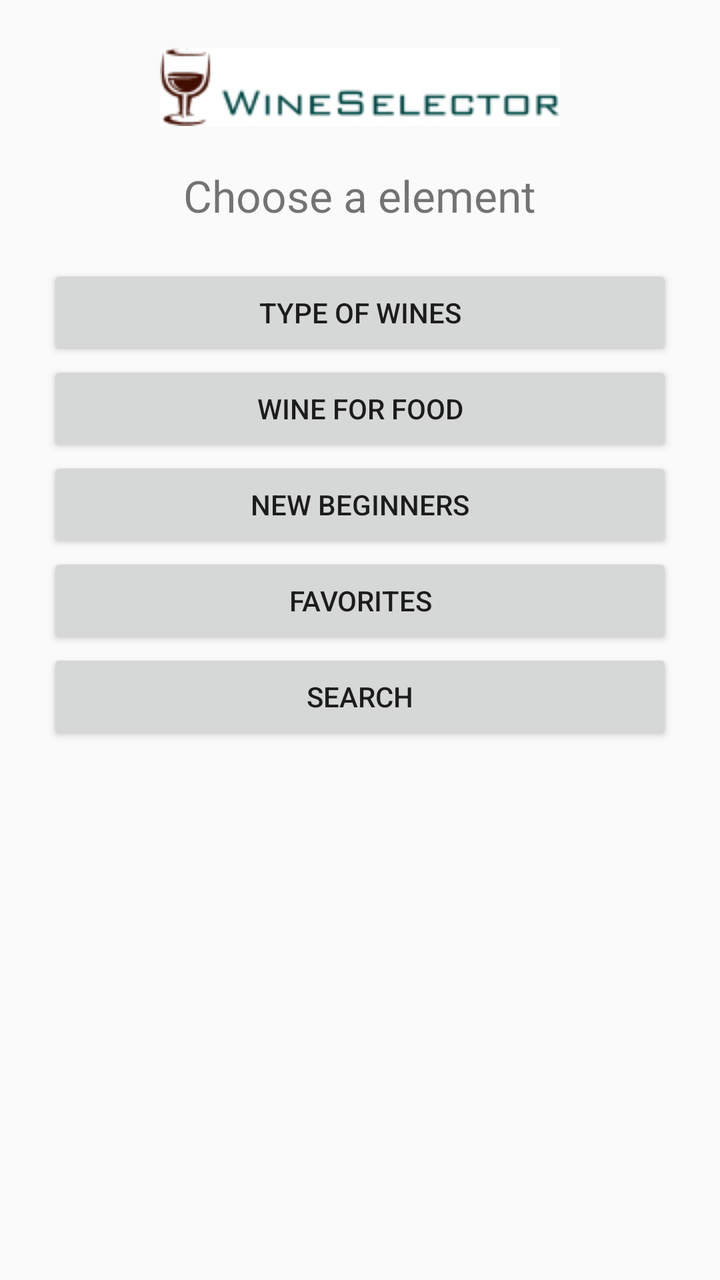
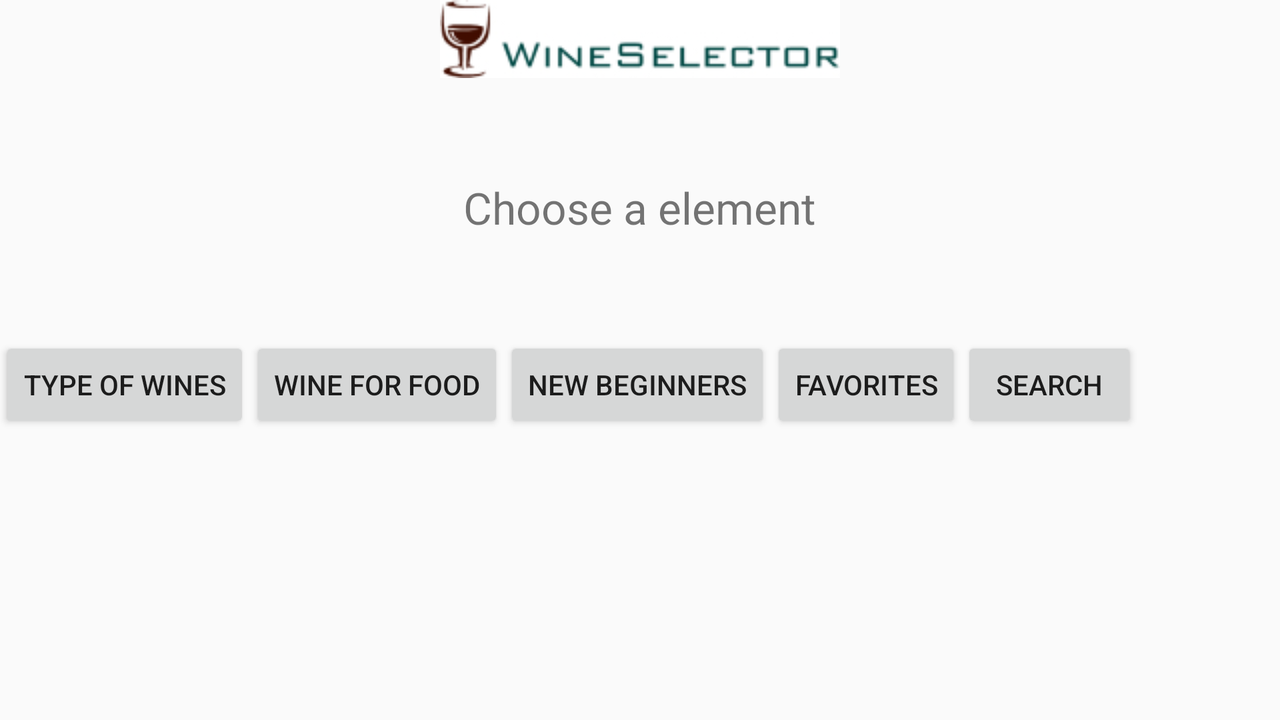

One screen, two layout resources from the same app: the default and the repository's alternative for another configuration. Each is rendered where Android would select it; the XML of both is given below.
<!-- AndroidManifest.xml: application theme AppTheme -->
<!-- res/layout/activity_elements.xml -->
<?xml version="1.0" encoding="utf-8"?>
<RelativeLayout xmlns:android="http://schemas.android.com/apk/res/android"
    xmlns:tools="http://schemas.android.com/tools"
    android:layout_width="match_parent"
    android:layout_height="match_parent"
    android:paddingBottom="@dimen/activity_vertical_margin"
    android:paddingLeft="@dimen/activity_horizontal_margin"
    android:paddingRight="@dimen/activity_horizontal_margin"
    android:paddingTop="@dimen/activity_vertical_margin"
    tools:context=".Element.ElementsActivity">

    <LinearLayout
        android:orientation="vertical"
        android:layout_width="match_parent"
        android:layout_height="wrap_content"
        android:paddingTop="24dp"
        android:paddingLeft="24dp"
        android:paddingRight="24dp">

        <ImageView
            android:id="@+id/logo"
            android:layout_width="match_parent"
            android:layout_height="wrap_content"
            android:src="@drawable/wineselector_logo"/>

        <TextView
            android:layout_gravity="center"
            android:layout_width="wrap_content"
            android:layout_height="wrap_content"
            android:text="Choose a element"
            android:textSize="22dp"
            android:paddingTop="20dp"/>

        <Button
            android:id="@+id/wineTypes"
            android:onClick="onClick"
            android:layout_width="match_parent"
            android:layout_height="wrap_content"
            android:text="Type of Wines"
            android:layout_marginTop="20dp"/>

        <Button
            android:id="@+id/food"
            android:onClick="onClick"
            android:layout_width="match_parent"
            android:layout_height="wrap_content"
            android:text="Wine for Food"/>

        <Button
            android:id="@+id/beginners"
            android:onClick="onClick"
            android:layout_width="match_parent"
            android:layout_height="wrap_content"
            android:text="New beginners"/>

        <Button
            android:id="@+id/favorites"
            android:onClick="onClick"
            android:layout_width="match_parent"
            android:layout_height="wrap_content"
            android:text="Favorites"/>

        <Button
            android:id="@+id/search"
            android:onClick="onClick"
            android:layout_width="match_parent"
            android:layout_height="wrap_content"
            android:text="Search"/>
    </LinearLayout>



</RelativeLayout>
<!-- resources referenced by this layout -->
<resources>
  <!-- drawable wineselector_logo: png bitmap (drawable, 5645 bytes) -->
  <style name="AppTheme" parent="Theme.AppCompat.Light.DarkActionBar">
          
          <item name="colorPrimary">@color/colorPrimary</item>
          <item name="colorPrimaryDark">@color/colorPrimaryDark</item>
          <item name="colorAccent">@color/colorAccent</item>
      </style>
  <color name="colorPrimary">#3F51B5</color>
  <color name="colorPrimaryDark">#303F9F</color>
  <color name="colorAccent">#FF4081</color>
</resources>
<!-- res/layout-land/activity_elements.xml (the repository's variant of the layout above) -->
<!-- drawn on the phone turned sideways -->
<?xml version="1.0" encoding="utf-8"?>
<RelativeLayout xmlns:android="http://schemas.android.com/apk/res/android"
    xmlns:tools="http://schemas.android.com/tools"
    android:layout_width="match_parent"
    android:layout_height="match_parent"
    android:paddingBottom="@dimen/activity_vertical_margin"
    android:paddingLeft="@dimen/activity_horizontal_margin"
    android:paddingRight="@dimen/activity_horizontal_margin"
    android:paddingTop="@dimen/activity_vertical_margin"
    tools:context=".Element.ElementsActivity">


        <ImageView
            android:id="@+id/logo"
            android:layout_width="match_parent"
            android:layout_height="wrap_content"
            android:layout_centerHorizontal="true"
            android:src="@drawable/wineselector_logo"/>

        <TextView
            android:id="@+id/chooseElement"
            android:layout_gravity="center"
            android:layout_width="wrap_content"
            android:layout_height="wrap_content"
            android:layout_below="@+id/logo"
            android:layout_centerHorizontal="true"
            android:text="Choose a element"
            android:textSize="22dp"
            android:paddingTop="50dp"/>

    <LinearLayout
        android:orientation="horizontal"
        android:layout_below="@+id/chooseElement"
        android:layout_width="fill_parent"
        android:layout_height="fill_parent">

        <Button
            android:id="@+id/wineTypes"
            android:onClick="onClick"
            android:layout_width="wrap_content"
            android:layout_height="wrap_content"
            android:layout_centerHorizontal="true"
            android:text="Type of Wines"
            android:layout_marginTop="50dp"/>

        <Button
            android:id="@+id/food"
            android:onClick="onClick"
            android:layout_width="wrap_content"
            android:layout_height="wrap_content"
            android:text="Wine for Food"
            android:layout_marginTop="50dp"/>

        <Button
            android:id="@+id/beginners"
            android:onClick="onClick"
            android:layout_width="wrap_content"
            android:layout_height="wrap_content"
            android:layout_centerHorizontal="true"
            android:text="New beginners"
            android:layout_marginTop="50dp"/>

        <Button
            android:id="@+id/favorites"
            android:onClick="onClick"
            android:layout_width="wrap_content"
            android:layout_height="wrap_content"
            android:layout_centerHorizontal="true"
            android:text="Favorites"
            android:layout_marginTop="50dp"/>

        <Button
            android:id="@+id/search"
            android:onClick="onClick"
            android:layout_width="wrap_content"
            android:layout_height="wrap_content"
            android:layout_centerHorizontal="true"
            android:text="Search"
            android:layout_marginTop="50dp"/>
    </LinearLayout>

</RelativeLayout>
